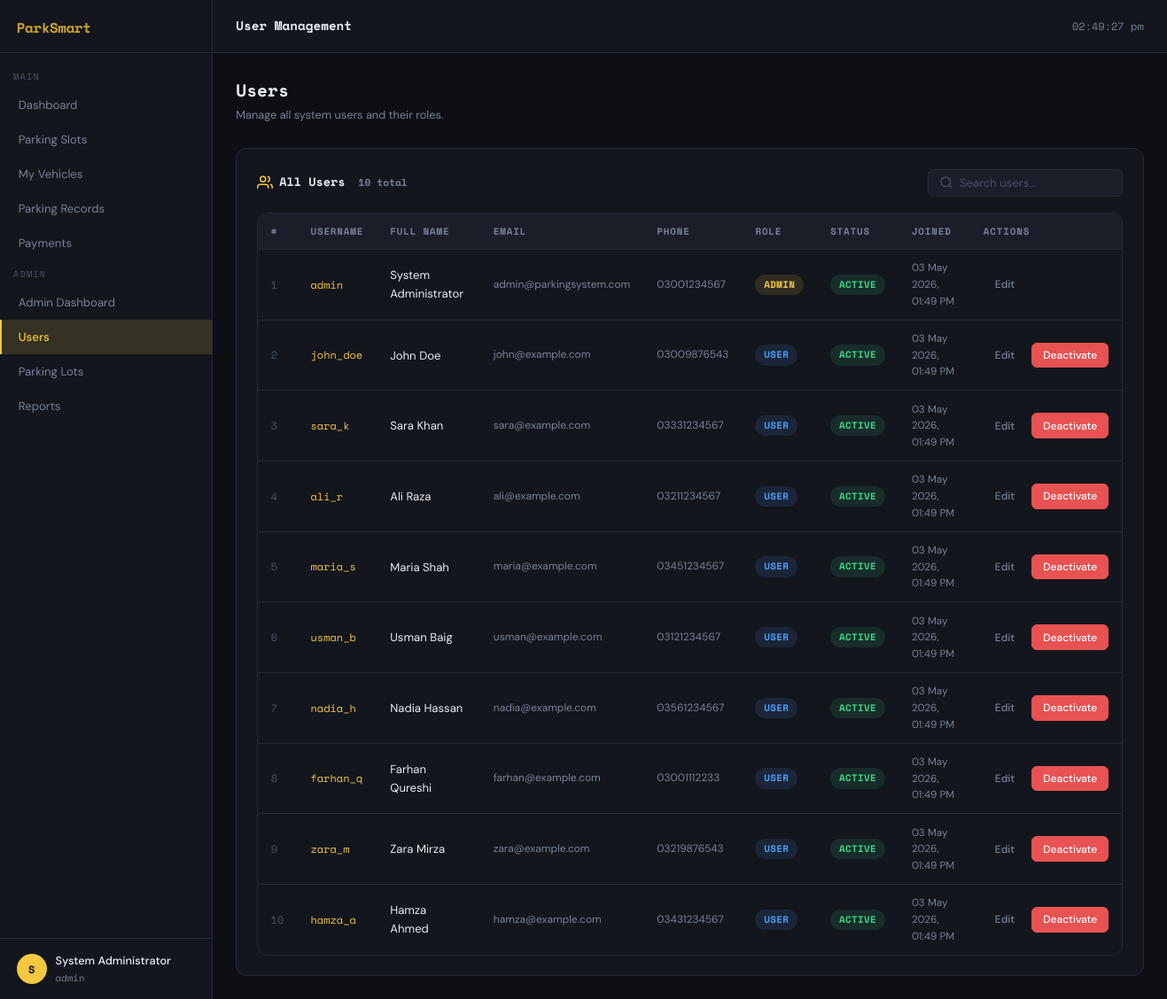
The app's page /views/admin/users.php (signed in) with its own data.
### tables this page shows
CREATE TABLE users (
    userID      INT AUTO_INCREMENT PRIMARY KEY,
    username    VARCHAR(50) NOT NULL UNIQUE,
    email       VARCHAR(100) NOT NULL UNIQUE,
    password    VARCHAR(255) NOT NULL,
    role        ENUM('admin','user') NOT NULL DEFAULT 'user',
    fullName    VARCHAR(100) NOT NULL,
    phone       VARCHAR(20),
    createdAt   DATETIME DEFAULT CURRENT_TIMESTAMP,
    updatedAt   DATETIME DEFAULT CURRENT_TIMESTAMP ON UPDATE CURRENT_TIMESTAMP,
    isActive    TINYINT(1) DEFAULT 1
);

### auth/auth.php (called while the page is built, shortened)
<?php
require_once __DIR__ . '/../config/database.php';
function isLoggedIn(): bool {
    return isset($_SESSION['user_id']) && !empty($_SESSION['user_id']);
}
function isAdmin(): bool {
    return isLoggedIn() && ($_SESSION['user_role'] ?? '') === 'admin';
}
function currentUser(): array {
    return [
        'id'       => $_SESSION['user_id']       ?? 0,
        'username' => $_SESSION['user_username'] ?? '',
        'email'    => $_SESSION['user_email']    ?? '',
        'role'     => $_SESSION['user_role']     ?? 'user',
        'name'     => $_SESSION['user_name']     ?? '',
    ];
}

### models/User.php (called while the page is built, shortened)
<?php
require_once __DIR__ . '/../config/database.php';
class User {
    private PDO $db;
    public function __construct() {
        $this->db = getDB();
    }
    public function getAll(int $limit = 50, int $offset = 0): array {
        $stmt = $this->db->prepare(
            "SELECT userID, username, email, role, fullName, phone, createdAt, isActive
             FROM users ORDER BY createdAt DESC LIMIT $limit OFFSET $offset"
        );
        $stmt->execute();
        return $stmt->fetchAll();
    }
    public function count(): int {
        return (int) $this->db->query("SELECT COUNT(*) FROM users")->fetchColumn();
    }
}

### config/database.php (called while the page is built, shortened)
<?php
function getDB(): PDO {
    static $pdo = null;
    if ($pdo === null) {
        $dsn = "mysql:host=" . DB_HOST . ";dbname=" . DB_NAME . ";charset=" . DB_CHARSET;
        $options = [
            PDO::ATTR_ERRMODE            => PDO::ERRMODE_EXCEPTION,
            PDO::ATTR_DEFAULT_FETCH_MODE => PDO::FETCH_ASSOC,
            PDO::ATTR_EMULATE_PREPARES   => false,
        ];
        try {
            $pdo = new PDO($dsn, DB_USER, DB_PASS, $options);
        } catch (PDOException $e) {
            http_response_code(500);
            die(json_encode(['success' => false, 'message' => 'Database connection failed.']));
        }
    }
    return $pdo;
}
function esc(string $str): string {
    return htmlspecialchars($str, ENT_QUOTES, 'UTF-8');
}
function fmtDT(?string $dt): string {
    return date('d M Y, h:i A', strtotime($dt));
}

### views/admin/users.php (the view, shortened to what this page needs)
<?php
require_once __DIR__ . '/../../auth/auth.php';
require_once __DIR__ . '/../../models/User.php';
require_once __DIR__ . '/../../includes/layout.php';
$um    = new User();
$users = $um->getAll(100, 0);
$total = $um->count();
renderHead('Users');
renderSidebar('users');
renderTopbar('User Management');
?>
<div class="page-header">
  <div class="page-header-left">
    <h1>Users</h1>
    <p>Manage all system users and their roles.</p>
  </div>
</div>
<div class="card">
  <div class="card-header">
    <div class="card-title">
      <svg viewBox="0 0 24 24" fill="none" stroke="currentColor" stroke-width="2" width="18" height="18"><path d="M17 21v-2a4 4 0 0 0-4-4H5a4 4 0 0 0-4 4v2"/><circle cx="9" cy="7" r="4"/><path d="M23 21v-2a4 4 0 0 0-3-3.87"/><path d="M16 3.13a4 4 0 0 1 0 7.75"/></svg>
      All Users <span style="font-size:.75rem;color:var(--text-muted);font-family:var(--font-mono);margin-left:.5rem"><?= $total ?> total</span>
    </div>
    <div class="search-bar" style="width:220px">
      <svg viewBox="0 0 24 24" fill="none" stroke="currentColor" stroke-width="2"><circle cx="11" cy="11" r="8"/><line x1="21" y1="21" x2="16.65" y2="16.65"/></svg>
      <input type="text" id="user-search" placeholder="Search users...">
    </div>
  </div>
  <div class="table-wrapper">
    <table id="user-table">
      <thead>
        <tr>
          <th>#</th>
          <th>Username</th>
          <th>Full Name</th>
          <th>Email</th>
          <th>Phone</th>
          <th>Role</th>
          <th>Status</th>
          <th>Joined</th>
          <th>Actions</th>
        </tr>
      </thead>
      <tbody>
      <?php foreach ($users as $i => $u): ?>
        <tr>
          <td class="td-mono" style="color:var(--text-dim)"><?= $i+1 ?></td>
          <td class="td-mono" style="color:var(--accent)"><?= esc($u['username']) ?></td>
          <td><?= esc($u['fullName']) ?></td>
          <td style="font-size:.8rem;color:var(--text-muted)"><?= esc($u['email']) ?></td>
          <td style="font-size:.8rem;color:var(--text-muted)"><?= esc($u['phone'] ?? '—') ?></td>
          <td><span class="badge badge-<?= $u['role'] ?>"><?= esc($u['role']) ?></span></td>
          <td>
            <span class="badge <?= $u['isActive'] ? 'badge-available' : 'badge-cancelled' ?>">
              <?= $u['isActive'] ? 'Active' : 'Inactive' ?>
            </span>
          </td>
          <td style="font-size:.78rem;color:var(--text-muted)"><?= fmtDT($u['createdAt']) ?></td>
          <td>
            <div style="display:flex;gap:.4rem">
              <button class="btn btn-ghost btn-sm" onclick="openEditUser(<?= htmlspecialchars(json_encode($u)) ?>)">Edit</button>
              <?php if ($u['userID'] != currentUser()['id']): ?>
              <button class="btn btn-danger btn-sm" onclick="deactivateUser(<?= $u['userID'] ?>, '<?= esc($u['username']) ?>')">
                <?= $u['isActive'] ? 'Deactivate' : 'Deactivated' ?>
              </button>
              <?php endif; ?>
            </div>
          </td>
        </tr>
      <?php endforeach; ?>
      </tbody>
    </table>
  </div>
</div>
<?php renderFooter(); ?>

### includes/layout.php (shortened to what this page needs)
<?php
function renderHead(string $title = 'ParkSmart', string $extraCss = ''): void {
    $base = APP_URL;
    echo <<<HTML
<!DOCTYPE html>
<html lang="en">
<head>
  <meta charset="UTF-8">
  <meta name="viewport" content="width=device-width, initial-scale=1.0">
  <title>{$title} — ParkSmart</title>
  <link rel="preconnect" href="https://fonts.googleapis.com">
  <link rel="preconnect" href="https://fonts.gstatic.com" crossorigin>
  <link rel="stylesheet" href="{$base}/assets/css/style.css">
  {$extraCss}
  <script>window.APP_URL = '{$base}';</script>
</head>
<body>
HTML;
}
function renderSidebar(string $active = ''): void {
    $user    = currentUser();
    $base    = APP_URL;
    $isAdmin = isAdmin();
    $initial = strtoupper(substr($user['name'], 0, 1) ?: 'U');
    $userNav = [
        ['href' => "$base/views/dashboard/user.php",    'icon' => 'grid',    'label' => 'Dashboard',      'key' => 'dashboard'],
        ['href' => "$base/views/slots/index.php",       'icon' => 'map-pin', 'label' => 'Parking Slots',  'key' => 'slots'],
        ['href' => "$base/views/vehicles/index.php",    'icon' => 'truck',   'label' => 'My Vehicles',    'key' => 'vehicles'],
        ['href' => "$base/views/records/index.php",     'icon' => 'list',    'label' => 'Parking Records','key' => 'records'],
        ['href' => "$base/views/payments/index.php",    'icon' => 'credit-card', 'label' => 'Payments',   'key' => 'payments'],
    ];
    $adminNav = [
        ['href' => "$base/views/dashboard/admin.php",   'icon' => 'bar-chart', 'label' => 'Admin Dashboard', 'key' => 'admin-dash'],
        ['href' => "$base/views/admin/users.php",       'icon' => 'users',     'label' => 'Users',           'key' => 'users'],
        ['href' => "$base/views/admin/lots.php",        'icon' => 'layers',    'label' => 'Parking Lots',    'key' => 'lots'],
        ['href' => "$base/views/reports/index.php",     'icon' => 'trending-up','label' => 'Reports',        'key' => 'reports'],
    ];
    $navHtml = '';
    foreach ($userNav as $item) {
        $cls = $active === $item['key'] ? 'nav-item active' : 'nav-item';
        $icon = $icons[$item['icon']] ?? '';
        $navHtml .= "<a href=\"{$item['href']}\" class=\"{$cls}\">{$icon} {$item['label']}</a>\n";
    }
    $adminHtml = '';
    if ($isAdmin) {
        $adminHtml .= '<div class="nav-section">Admin</div>';
        foreach ($adminNav as $item) {
            $cls = $active === $item['key'] ? 'nav-item active' : 'nav-item';
            $icon = $icons[$item['icon']] ?? '';
            $adminHtml .= "<a href=\"{$item['href']}\" class=\"{$cls}\">{$icon} {$item['label']}</a>\n";
        }
    }
    $logoutIcon = $icons['log-out'];
    $parkingIcon = $icons['parking'];
    echo <<<HTML
<div class="app-wrapper">
<div class="overlay"></div>
<aside class="sidebar">
  <a href="{$base}/views/dashboard/user.php" class="sidebar-logo">
    {$parkingIcon}
    ParkSmart
  </a>
  <nav class="sidebar-nav">
    <div class="nav-section">Main</div>
    {$navHtml}
    {$adminHtml}
  </nav>
  <div class="sidebar-footer">
    <div class="user-chip">
      <div class="user-avatar">{$initial}</div>
      <div class="user-info">
        <div class="name">{$user['name']}</div>
        <div class="role">{$user['role']}</div>
      </div>
      <form method="POST" action="{$base}/auth/logout.php">
        <button type="submit" class="logout-btn" title="Logout">{$logoutIcon}</button>
      </form>
    </div>
  </div>
</aside>
HTML;
}
function renderTopbar(string $title, array $actions = []): void {
    $actHtml = '';
    echo <<<HTML
<div class="main-content">
<header class="topbar">
  <button class="hamburger" aria-label="Menu">
    <svg width="22" height="22" viewBox="0 0 24 24" fill="none" stroke="currentColor" stroke-width="2">
      <line x1="3" y1="6" x2="21" y2="6"/><line x1="3" y1="12" x2="21" y2="12"/><line x1="3" y1="18" x2="21" y2="18"/>
    </svg>
  </button>
  <div class="topbar-title">{$title}</div>
  <div class="topbar-actions">
    <span id="live-clock" style="font-family:var(--font-mono);font-size:.8rem;color:var(--text-muted)"></span>
    {$actHtml}
  </div>
</header>
<main class="page-body">
HTML;
}
function renderFooter(): void {
    $base = APP_URL;
    echo <<<HTML
</main>
</div>
</div>
<script src="{$base}/assets/js/app.js"></script>
</body>
</html>
HTML;
}

### records on screen
users: fullName "S", fullName "System Administrator", role "admin", username "admin", email "admin@parkingsystem.com", phone "03001234567", role "ADMIN", isActive "ACTIVE", createdAt "03 May 2026, 01:49 PM"
users: username "john_doe", fullName "John Doe", email "john@example.com", phone "03009876543", role "USER", isActive "ACTIVE", createdAt "03 May 2026, 01:49 PM"
users: username "sara_k", fullName "Sara Khan", email "sara@example.com", phone "03331234567", role "USER", isActive "ACTIVE", createdAt "03 May 2026, 01:49 PM"
users: username "ali_r", fullName "Ali Raza", email "ali@example.com", phone "03211234567", role "USER", isActive "ACTIVE", createdAt "03 May 2026, 01:49 PM"
users: username "maria_s", fullName "Maria Shah", email "maria@example.com", phone "03451234567", role "USER", isActive "ACTIVE", createdAt "03 May 2026, 01:49 PM"
users: username "usman_b", fullName "Usman Baig", email "usman@example.com", phone "03121234567", role "USER", isActive "ACTIVE", createdAt "03 May 2026, 01:49 PM"
users: username "nadia_h", fullName "Nadia Hassan", email "nadia@example.com", phone "03561234567", role "USER", isActive "ACTIVE", createdAt "03 May 2026, 01:49 PM"
users: username "farhan_q", fullName "Farhan Qureshi", email "farhan@example.com", phone "03001112233", role "USER", isActive "ACTIVE", createdAt "03 May 2026, 01:49 PM"
users: username "zara_m", fullName "Zara Mirza", email "zara@example.com", phone "03219876543", role "USER", isActive "ACTIVE", createdAt "03 May 2026, 01:49 PM"
users: username "hamza_a", fullName "Hamza Ahmed", email "hamza@example.com", phone "03431234567", role "USER", isActive "ACTIVE", createdAt "03 May 2026, 01:49 PM"

### other values on screen
$item['label'] "Dashboard"
$item['label'] "Parking Slots"
$item['label'] "My Vehicles"
$item['label'] "Parking Records"
$item['label'] "Payments"
$item['label'] "Admin Dashboard"
$item['label'] "Users"
$item['label'] "Parking Lots"
$item['label'] "Reports"
$title "User Management"
$total "10"
